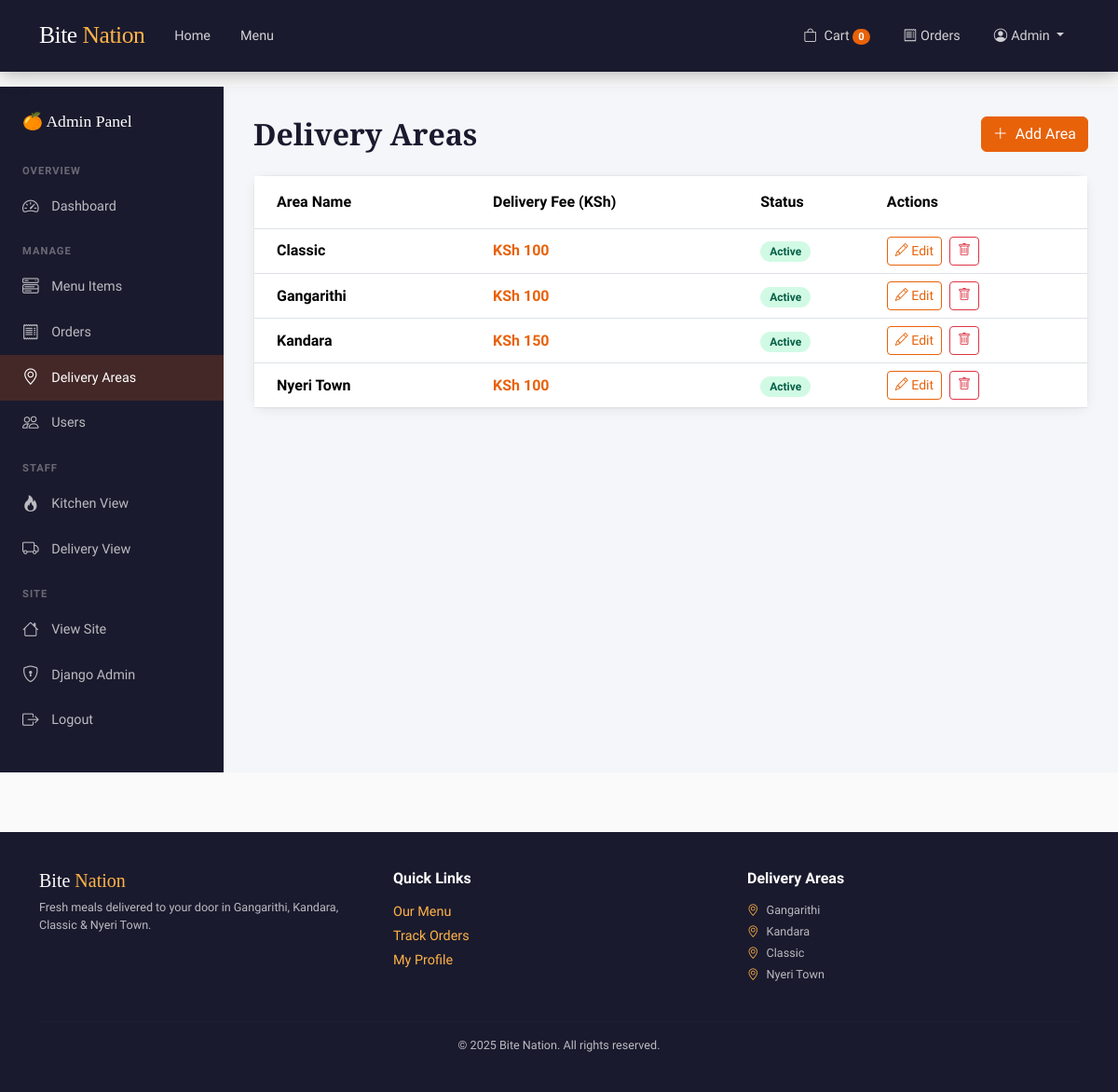
The page /admin-panel/areas/ (signed in) on the database its author committed.
### core/models.py (models this page shows, shortened)
class User(AbstractUser):
    ROLE_CHOICES = [
        ('customer', 'Customer'),
        ('kitchen', 'Kitchen Admin'),
        ('delivery', 'Delivery Admin'),
        ('admin', 'Admin'),
    ]
    phone = models.CharField(max_length=20, default='')
    address = models.TextField(default='')
    role = models.CharField(max_length=20, choices=ROLE_CHOICES, default='customer')
    email_verified = models.BooleanField(default=False)
    email_token = models.CharField(max_length=64, default='', blank=True)
    otp_code = models.CharField(max_length=6, default='', blank=True)
    otp_expires = models.DateTimeField(null=True, blank=True)

class DeliveryArea(models.Model):
    name = models.CharField(max_length=100, unique=True)
    delivery_fee = models.DecimalField(max_digits=8, decimal_places=2, default=100)
    is_active = models.BooleanField(default=True)
    created_at = models.DateTimeField(auto_now_add=True)
    class Meta:
        ordering = ['name']

### core/views.py (the view, shortened to what this page needs)
# urls.py: path('admin-panel/areas/', views.admin_areas, name='admin_areas'),
@admin_required
def admin_areas(request):
    return render(request, 'admin_panel/areas.html', {'areas': DeliveryArea.objects.all()})

### core/views.py (called while the page is built)
def role_required(*roles):
    def decorator(f):
        @wraps(f)
        def wrapped(request, *args, **kwargs):
            if not request.user.is_authenticated:
                messages.warning(request, 'Please log in to continue.')
                return redirect('login')
            if request.user.is_superuser or request.user.role in roles:
                return f(request, *args, **kwargs)
            messages.error(request, 'Access denied.')
            return redirect('index')
        return wrapped
    return decorator

### core/templates/admin_panel/areas.html (shortened to what this page needs)
{% extends "admin_panel/base.html" %}
{% block areas_active %}active{% endblock %}
{% block admin_content %}
<div class="d-flex justify-content-between align-items-center mb-4">
  <h2 class="fw-bold mb-0" style="font-family:'Libre Baskerville',serif;">Delivery Areas</h2>
  <button class="btn btn-primary" data-bs-toggle="modal" data-bs-target="#addAreaModal">
    <i class="bi bi-plus-lg me-2"></i>Add Area
  </button>
</div>
<div class="card">
  <div class="table-responsive">
    <table class="table table-hover align-middle mb-0">
      <thead style="background:var(--dark);color:white;">
        <tr>
          <th class="py-3 px-4">Area Name</th>
          <th class="py-3">Delivery Fee (KSh)</th>
          <th class="py-3">Status</th>
          <th class="py-3">Actions</th>
        </tr>
      </thead>
      <tbody>
        {% for area in areas %}
        <tr>
          <td class="px-4 fw-bold">{{ area.name }}</td>
          <td class="fw-bold" style="color:var(--primary);">KSh {{ area.delivery_fee|floatformat:0 }}</td>
          <td>
            {% if area.is_active %}
            <span class="badge-available">Active</span>
            {% else %}
            <span class="badge-sold_out">Inactive</span>
            {% endif %}
          </td>
          <td class="d-flex gap-2">
            <button class="btn btn-sm btn-outline-primary" data-bs-toggle="modal" data-bs-target="#editArea{{ area.id }}">
              <i class="bi bi-pencil"></i> Edit
            </button>
            <form method="POST" action="{% url 'delete_area' area.id %}" onsubmit="return confirm('Delete {{ area.name }}?')">
              <button type="submit" class="btn btn-sm btn-outline-danger"><i class="bi bi-trash"></i></button>
            </form>
          </td>
        </tr>
        {% endfor %}
      </tbody>
    </table>
  </div>
</div>
{% endblock %}

### core/templates/core/base.html (shortened to what this page needs)
<!DOCTYPE html>
<html lang="en">
<head>
  <link href="https://cdn.jsdelivr.net/npm/bootstrap@5.3.2/dist/css/bootstrap.min.css" rel="stylesheet">
  <link href="https://cdn.jsdelivr.net/npm/bootstrap-icons@1.11.3/font/bootstrap-icons.css" rel="stylesheet">
</head>
<body>
<nav class="navbar navbar-expand-lg">
  <div class="container">
    <a class="navbar-brand" href="{% url 'index' %}">Bite <span>Nation</span></a>
    <div class="collapse navbar-collapse" id="navMain">
      <ul class="navbar-nav me-auto">
        <li class="nav-item"><a class="nav-link" href="{% url 'index' %}">Home</a></li>
        <li class="nav-item"><a class="nav-link" href="{% url 'menu' %}">Menu</a></li>
      </ul>
      <ul class="navbar-nav ms-auto align-items-center gap-1">
        {% if user.is_authenticated %}
          <li class="nav-item">
            <a class="nav-link position-relative" href="{% url 'cart' %}">
              <i class="bi bi-bag me-1"></i> Cart
              <span class="cart-badge" id="nav-cart-count">0</span>
            </a>
          </li>
          <li class="nav-item"><a class="nav-link" href="{% url 'my_orders' %}"><i class="bi bi-receipt me-1"></i>Orders</a></li>
          <li class="nav-item dropdown">
            <a class="nav-link dropdown-toggle" href="#" data-bs-toggle="dropdown">
              <i class="bi bi-person-circle me-1"></i>{{ user.first_name|default:user.username }}
            </a>
          </li>
        {% else %}
          <li class="nav-item"><a class="nav-link" href="{% url 'login' %}">Login</a></li>
          <li class="nav-item">
            <a class="btn btn-primary btn-sm px-3 ms-2" href="{% url 'register' %}">Sign Up</a>
          </li>
        {% endif %}
      </ul>
    </div>
  </div>
</nav>
{% block content %}{% endblock %}
<footer>
  <div class="container">
    <div class="row g-4">
      <div class="col-md-4">
        <h5 style="font-family:'Libre Baskerville',serif; color:white;">Bite <span style="color:var(--accent);">Nation</span></h5>
        <p class="mt-2 small">Fresh meals delivered to your door in Gangarithi, Kandara, Classic &amp; Nyeri Town.</p>
      </div>
      <div class="col-md-4">
        <h6 class="text-white fw-bold mb-3">Quick Links</h6>
        <div class="d-flex flex-column gap-1">
          <a href="{% url 'menu' %}">Our Menu</a>
          <a href="{% url 'my_orders' %}">Track Orders</a>
          <a href="{% url 'profile' %}">My Profile</a>
        </div>
      </div>
      <div class="col-md-4">
        <h6 class="text-white fw-bold mb-3">Delivery Areas</h6>
        <p class="small mb-1"><i class="bi bi-geo-alt me-2" style="color:var(--accent);"></i>Gangarithi</p>
        <p class="small mb-1"><i class="bi bi-geo-alt me-2" style="color:var(--accent);"></i>Kandara</p>
        <p class="small mb-1"><i class="bi bi-geo-alt me-2" style="color:var(--accent);"></i>Classic</p>
        <p class="small"><i class="bi bi-geo-alt me-2" style="color:var(--accent);"></i>Nyeri Town</p>
      </div>
    </div>
    <hr class="mt-4" style="border-color: rgba(255,255,255,0.1);">
    <p class="text-center mb-0 small">&copy; 2025 Bite Nation. All rights reserved.</p>
  </div>
</footer>
</body>
</html>

### rows shown on the page
User: first_name "Admin"
DeliveryArea: name "Classic", delivery_fee "100", is_active "Active"
DeliveryArea: name "Gangarithi", delivery_fee "100", is_active "Active"
DeliveryArea: name "Kandara", delivery_fee "150", is_active "Active"
DeliveryArea: name "Nyeri Town", delivery_fee "100", is_active "Active"
